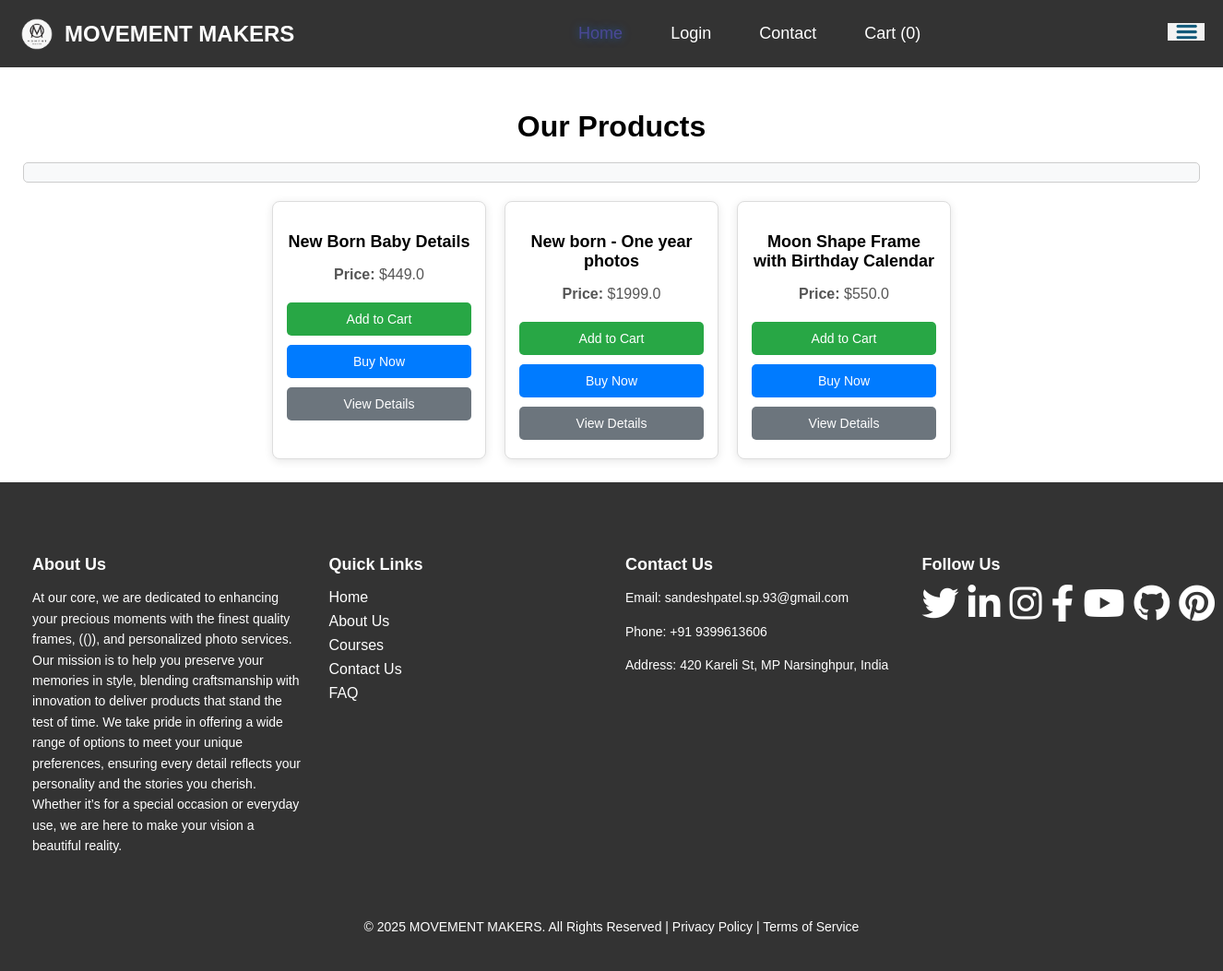
The page / on the database its author committed.
### app.py (models this page shows)
class Product(db.Model):
    id = db.Column(db.Integer, primary_key=True)
    name = db.Column(db.String(100), nullable=False)
    price = db.Column(db.Float, nullable=False)
    description = db.Column(db.Text, nullable=False)
    image_path = db.Column(db.String(255), nullable=True)
    seller_id = db.Column(db.Integer, db.ForeignKey('user.id', ondelete="CASCADE"), nullable=False)
    seller = db.relationship('User', backref=db.backref('products', lazy=True, cascade="all, delete"))

### app.py (the view)
@app.route('/')
def public_page():
    products = Product.query.all()  # Fetch all products
    return render_template('index.html', products=products)

### templates/index.html (shortened to what this page needs)
<!DOCTYPE html>
<html lang="en">
  <head>
    {% include 'header.html' %}
  </head>
  <body>
    {% include 'navbar.html' %} {% include 'products.html' %} {% include
    'footer.html' %}
  </body>
</html>

### templates/products.html (shortened to what this page needs)
<div class="container">
  <h1>Our Products</h1>
  <div id="messageBox" class="message-box"></div>
  <div class="row">
    {% if products %}
    {% for product in products %}
    <div onclick="viewProductDetails('{{ product.id }}')" class="product-card">
      <h3>{{ product.name }}</h3>
      <p><strong>Price:</strong> ${{ product.price }}</p>
      <button class="btn add-to-cart" onclick="addToCart('{{ product.id }}')">Add to Cart</button>
      <button class="btn buy-now"
  data-product-id="{{ product.id }}"
  data-product-name="{{ product.name }}"
  data-product-price="{{ product.price }}"
  onclick="buynow('{{ product.id }}', '{{ product.name }}', '{{ product.price }}')">Buy Now</button>
      <button class="btn view-details" onclick="viewProductDetails('{{ product.id }}')">View Details</button>
    </div>
    {% endfor %}
    {% else %}
    <div class="alert" role="alert">No products available.</div>
    {% endif %}
  </div>
</div>

### static/style.css (style rules this page uses)
body { padding: 0; margin: 0; }
body { font-family: Arial, sans-serif; }
.container { width: auto; margin: 0 auto; padding: 20px; border: 5px solid white; }
h1 { text-align: center; margin-bottom: 20px; }
.message-box { margin-bottom: 20px; padding: 10px; background-color: #f8f9fa; border: 1px solid #ccc; border-radius: 5px; }
button { width: 100%; padding: 12px; font-size: 16px; color: #fff; background-color: #007bff; border: none; border-radius: 4px; cursor: pointer; transition: background-color 0.3s; }
.btn { display: inline-block; margin-top: 10px; padding: 12px 25px; text-align: center; font-size: 14px; background-color: #6c757d; color: white; text-decoration: none; border-radius: 4px; transition: background-color 0.3s; }
.row { display: flex; flex-wrap: wrap; gap: 20px; justify-content: center; }
.product-card { background-color: #fff; border: 1px solid #ddd; border-radius: 8px; width: 200px; padding: 15px; text-align: center; box-shadow: 0 2px 10px rgba(0, 0, 0, 0.1); }
.product-card h3 { font-size: 18px; margin-bottom: 10px; }
.product-card p { font-size: 16px; color: #555; }
.product-card .btn { width: 100%; padding: 10px; margin: 5px 0; cursor: pointer; border: none; border-radius: 5px; }
.product-card .add-to-cart { background-color: #28a745; color: white; }
.product-card .buy-now { background-color: #007bff; color: white; }
.product-card .view-details { background-color: #6c757d; color: white; }
button { background-color: #f44336; color: white; padding: 8px 16px; border: none; border-radius: 4px; cursor: pointer; transition: background-color 0.3s ease; }

### rows shown on the page
Product: name "New Born Baby Details", price "449.0"
Product: name "New born - One year photos", price "1999.0"
Product: name "Moon Shape Frame with Birthday Calendar", price "550.0"
